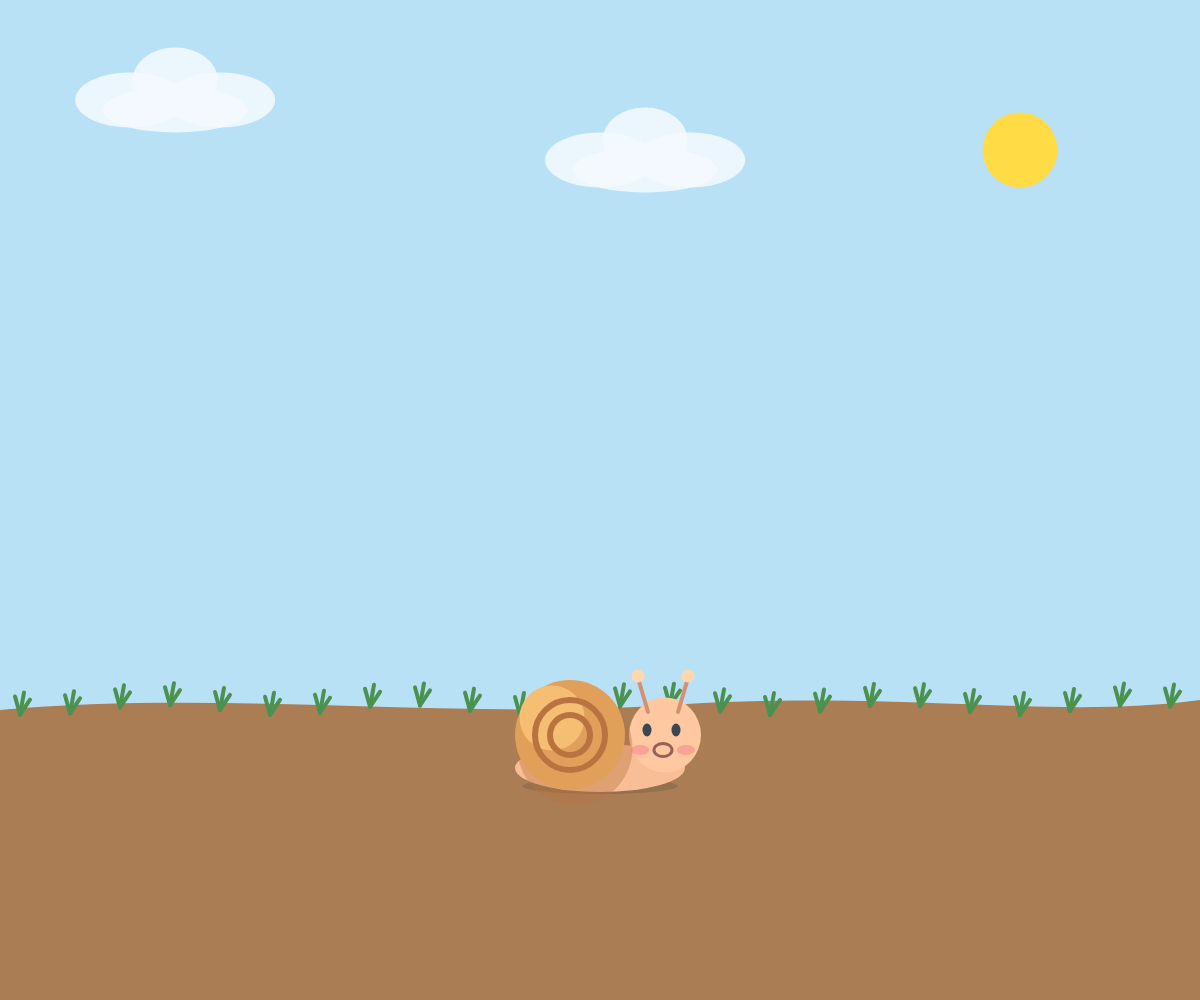
Frame 1 (no input)
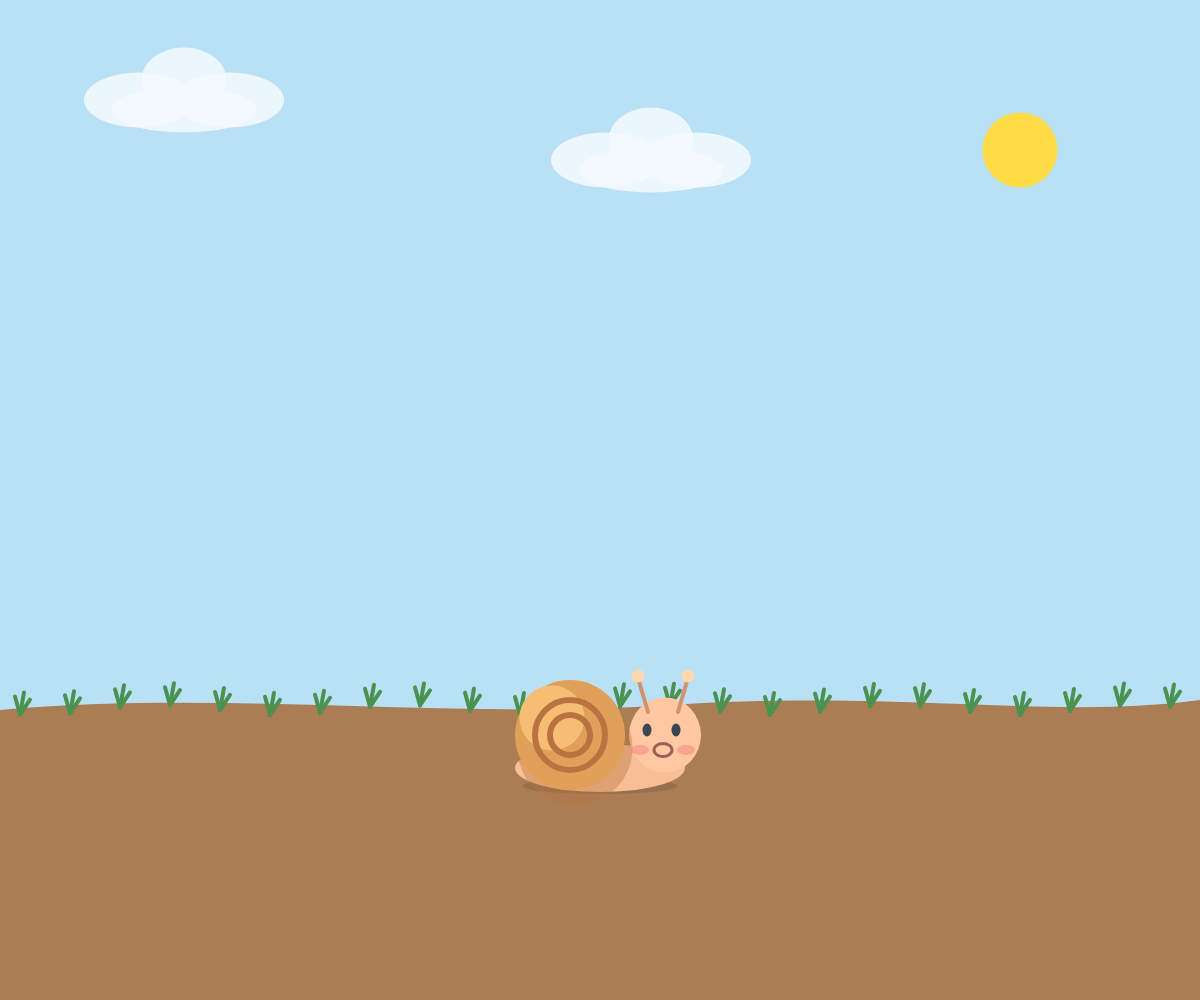
Frame 60 (no input)
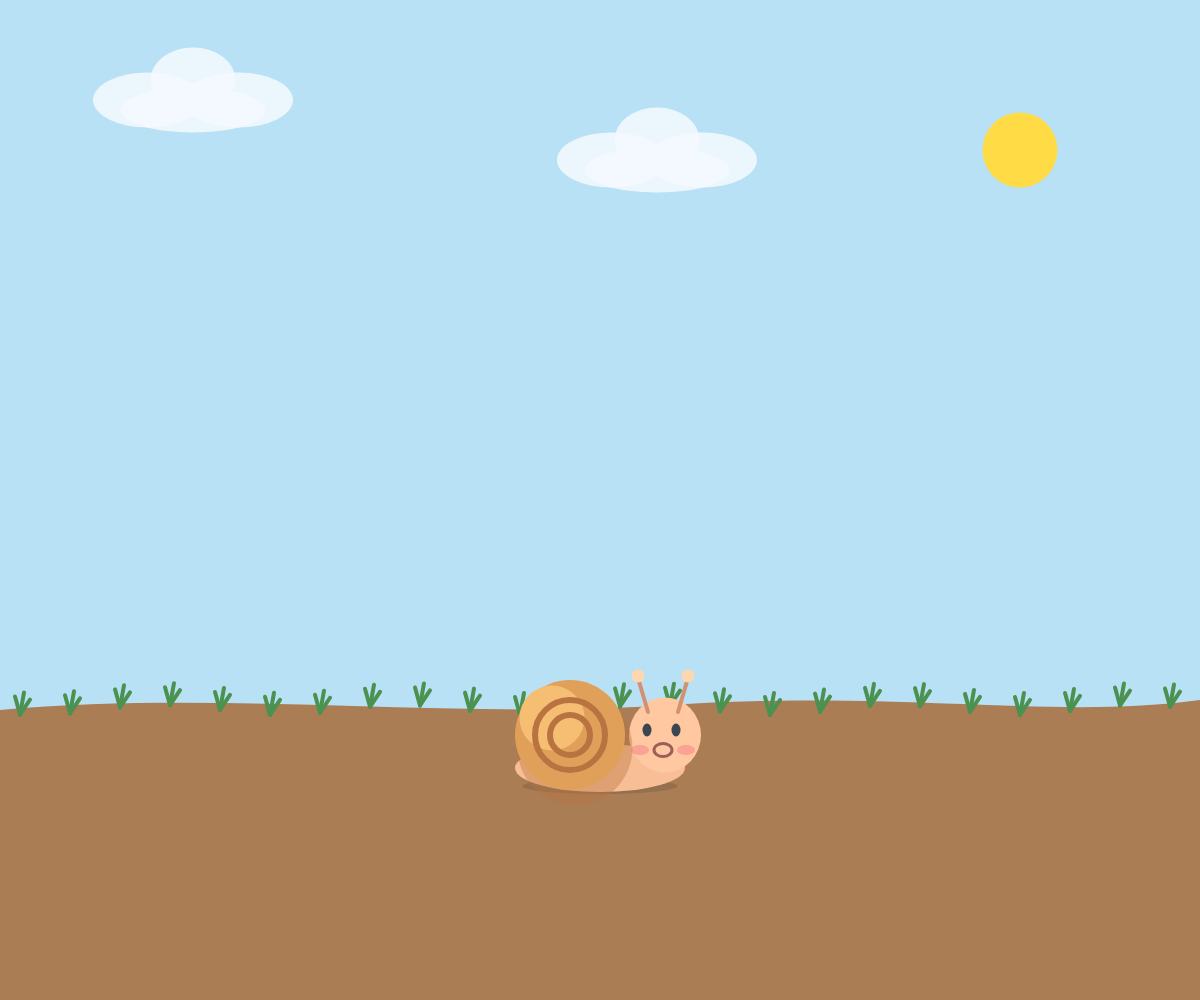
Frame 120 (the mouse pressed at the canvas centre since frame 60)

The p5.js sketch that drew these frames (run headless with seeded random() and noise() and a simulated clock; from frame 60 on, the mouse is pressed at the canvas centre):

// p5.js sketch
// ── sketch.js
let snailX=400,snailY,holding=false,timer=0,colorIndex=0;
let bubbles=[],stars=[];
let clouds=[
  {x:130,y:100,s:.15},
  {x:600,y:160,s:.1}
];
let colors=[
  [255,80,170],[255,110,145],[255,145,70],[255,220,50],
  [255,245,90],[90,230,150],[70,210,100],[70,190,255],
  [50,220,225],[145,90,245],[190,140,255],[240,110,220]
];

function setup(){
  createCanvas(windowWidth,windowHeight);
  snailX=width*.5;snailY=height*.73;
  let c=document.querySelector("canvas");
  c.style.touchAction="none";c.style.userSelect="none";
}

function draw(){
  background(185,225,245);
  sky();ground();
  if(holding&&++timer>11){makeBubble();timer=0;}
  snail();drawBubbles();drawStars();
}


// 泡泡
function makeBubble(){
  bubbles.push({
    x:snailX+63,y:snailY+20,size:random(8,65),
    vx:random(-2.4,2.4),vy:random(-1.8,-.8),
    c:colors[colorIndex++%colors.length]
  });
}

function drawBubbles(){
  for(let i=bubbles.length-1;i>=0;i--){
    let b=bubbles[i];
    b.x+=b.vx;b.y+=b.vy;b.vx*=.995;

    noStroke();fill(...b.c,45);circle(b.x,b.y,b.size*.9);
    noFill();stroke(...b.c);strokeWeight(3);circle(b.x,b.y,b.size);
    noStroke();fill(255,220);
    circle(b.x-b.size*.25,b.y-b.size*.25,max(2,b.size*.2));

    if(b.y<-60)bubbles.splice(i,1);
  }
}


// 泡泡变星星
function popBubbles(){
  for(let b of bubbles)for(let i=0;i<6;i++){
    let a=random(TWO_PI),v=random(1.5,4);
    stars.push({
      x:b.x,y:b.y,vx:cos(a)*v,vy:sin(a)*v,
      size:random(5,18),life:random(70,115),c:b.c,
      r:random(TWO_PI),rs:random(-.04,.04)
    });
  }
  bubbles=[];
}

function drawStars(){
  for(let i=stars.length-1;i>=0;i--){
    let s=stars[i];
    s.x+=s.vx;s.y+=s.vy;s.vx*=.97;
    s.vy=s.vy*.97+.01;s.r+=s.rs;s.life--;

    push();translate(s.x,s.y);rotate(s.r);
    fill(...s.c,min(255,s.life*4));noStroke();
    star(0,0,s.size,s.size*.45);
    pop();

    if(s.life<=0)stars.splice(i,1);
  }
}

function star(x,y,o,n){
  beginShape();
  for(let i=0;i<10;i++){
    let a=-PI/2+i*PI/5,r=i%2?n:o;
    vertex(x+cos(a)*r,y+sin(a)*r);
  }
  endShape(CLOSE);
}


// 蜗牛
function snail(){
  noStroke();fill(80,70,60,60);
  ellipse(snailX,snailY+56,155,16);

  push();translate(snailX,snailY);
  if(holding)rotate(sin(frameCount*.12)*.025);

  noStroke();fill(248,190,150);ellipse(0,38,170,48);
  fill(255,200,160);ellipse(65,5,72,75);

  stroke(210,145,115);strokeWeight(4);
  line(48,-18,38,-52);line(78,-18,88,-52);

  noStroke();fill(255,215,175);
  circle(38,-54,13);circle(88,-54,13);

  fill(60,70,80);
  ellipse(47,0,9,13);ellipse(76,0,9,13);

  fill(245,125,135,130);
  ellipse(40,20,18,10);ellipse(86,20,18,10);

  noFill();stroke(155,95,90);strokeWeight(3);
  ellipse(63,20,18,13);

  shell();pop();
}

function shell(){
  noStroke();fill(185,115,65,100);circle(-25,18,115);
  fill(225,160,90);circle(-30,5,110);
  fill(245,190,115);circle(-48,-12,65);

  noFill();stroke(185,115,65);strokeWeight(6);
  arc(-30,5,70,70,.2,TWO_PI+.2);
  arc(-30,5,40,40,.4,TWO_PI+.4);
}


// 天空
function sky(){
  noStroke();fill(255,220,70);
  circle(width*.85,height*.15,75);

  for(let c of clouds){
    c.x+=c.s;
    if(c.x>width+150)c.x=-150;
    cloud(c.x,c.y);
  }
}

function cloud(x,y){
  noStroke();fill(245,250,255,220);
  ellipse(x,y,110,55);
  ellipse(x+45,y-20,85,65);
  ellipse(x+90,y,110,55);
  ellipse(x+45,y+10,145,45);
}


// 地面
function ground(){
  let y=height*.71;
  noStroke();fill(170,125,85);

  beginShape();
  vertex(0,y);
  bezierVertex(width*.19,y-20,width*.37,y+10,width*.56,y-5);
  bezierVertex(width*.75,y-20,width*.88,y+10,width,y-10);
  vertex(width,height);vertex(0,height);
  endShape(CLOSE);

  grass();
}

function grass(){
  let y=height*.71;
  stroke(75,145,80);strokeWeight(4);

  for(let x=20;x<width;x+=50){
    let g=y+sin(x*.1)*5;
    line(x,g,x-5,g-18);
    line(x,g,x+4,g-22);
    line(x,g,x+10,g-15);
  }
}


// 鼠标 / 手机
function start(x,y){
  if(dist(x,y,snailX,snailY)<130){
    holding=true;timer=0;
  }
  return false;
}

function end(){
  if(holding){
    holding=false;
    popBubbles();
  }
  return false;
}

function mousePressed(){return start(mouseX,mouseY);}
function mouseReleased(){return end();}

function touchStarted(){
  if(touches.length)return start(touches[0].x,touches[0].y);
  return false;
}

function touchEnded(){return end();}


// 满屏
function windowResized(){
  resizeCanvas(windowWidth,windowHeight);
  snailX=width*.5;
  snailY=height*.73;
}
